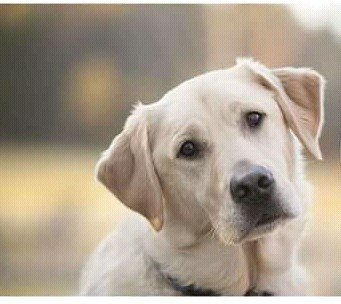
#> input picture kutta.jpg, 341 x 304 px
$ python thresholding.py
#> lines starting #> are read from the running program, lines starting #| are printed output that depends on the picture
import cv2
import numpy as np


img = cv2.imread('kutta.jpg')
#> img is the input picture: shape (304, 341, 3); mean B, G, R 143.1, 158.9, 171.5
_,kuttathresh1 = cv2.threshold(img,150,255,cv2.THRESH_BINARY)
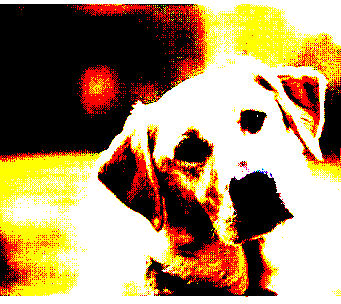
#> kuttathresh1: shape (304, 341, 3); mean B, G, R 102.2, 141.1, 168.8
_,kuttathresh2 = cv2.threshold(img,150,255,cv2.THRESH_BINARY_INV)
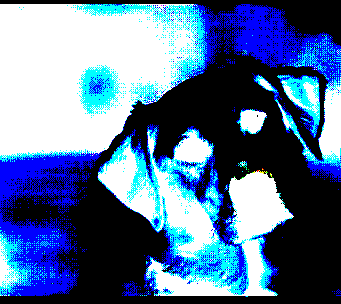
#> kuttathresh2: shape (304, 341, 3); mean B, G, R 152.8, 113.9, 86.2
_,kuttathresh3 = cv2.threshold(img,150,255,cv2.THRESH_MASK)
#> kuttathresh3: shape (304, 341, 3); every value is 0
_,kuttathresh5 = cv2.threshold(img,150,255,cv2.THRESH_TOZERO)
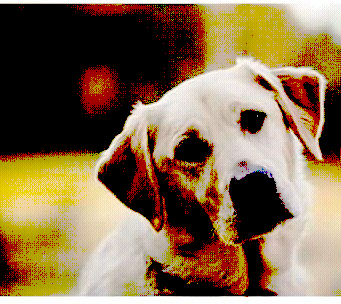
#> kuttathresh5: shape (304, 341, 3); mean B, G, R 76.9, 108.1, 132.8
_,kuttathresh6 = cv2.threshold(img,150,255,cv2.THRESH_TOZERO_INV)
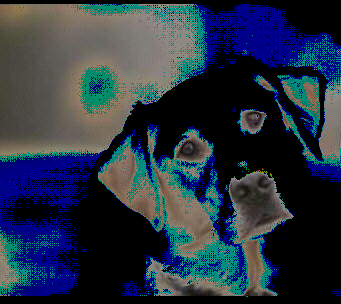
#> kuttathresh6: shape (304, 341, 3); mean B, G, R 66.2, 50.8, 38.7
_,kuttathresh8 = cv2.threshold(img,150,255,cv2.THRESH_TRUNC)
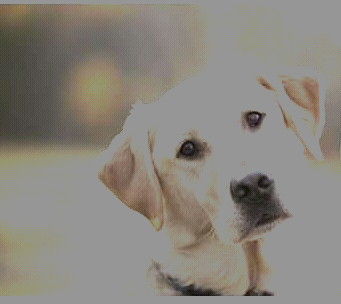
#> kuttathresh8: shape (304, 341, 3); mean B, G, R 126.3, 133.7, 138

cv2.imshow('THRESH_BINARY',kuttathresh1)
cv2.imshow('THRESH_BINARY_INV',kuttathresh2)
cv2.imshow('THRESH_MASK',kuttathresh3)
cv2.imshow('THRESH_TOZERO',kuttathresh5)
cv2.imshow('THRESH_TOZERO_INV',kuttathresh6)
cv2.imshow('THRESH_TRUNC',kuttathresh8)


cv2.waitKey(0)
cv2.destroyAllWindows()

$ run again, with appletemplate.jpg copied over kutta.jpg
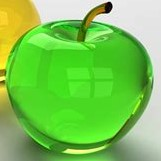
#> input picture appletemplate.jpg, 161 x 161 px
#> img is the input picture: shape (161, 161, 3); mean B, G, R 82, 199.2, 121.2
#> kuttathresh3: shape (161, 161, 3); every value is 0
#> `_,kuttathresh6 = cv2.threshold(img,150,255,cv2.THRESH_TOZERO_INV)`:
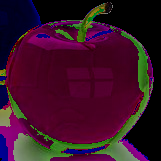
#> kuttathresh6: shape (161, 161, 3); mean B, G, R 38.9, 18.1, 58.2
#> `_,kuttathresh8 = cv2.threshold(img,150,255,cv2.THRESH_TRUNC)`:
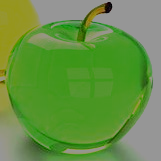
#> kuttathresh8: shape (161, 161, 3); mean B, G, R 68.7, 146.7, 102

$ run again, with building.jpg copied over kutta.jpg
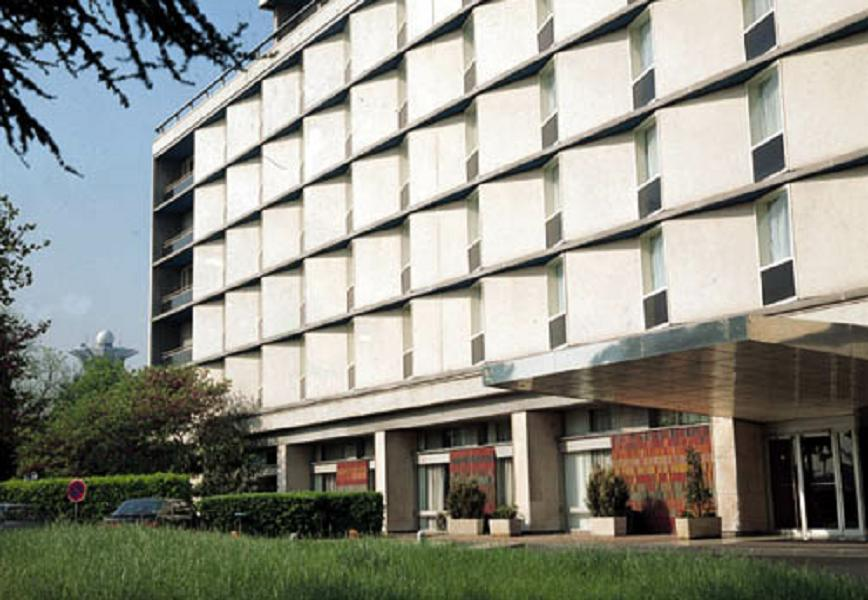
#> input picture building.jpg, 868 x 600 px
#> img is the input picture: shape (600, 868, 3); mean B, G, R 133.7, 143.6, 142.9
#> kuttathresh3: shape (600, 868, 3); every value is 0
#> `_,kuttathresh6 = cv2.threshold(img,150,255,cv2.THRESH_TOZERO_INV)`:
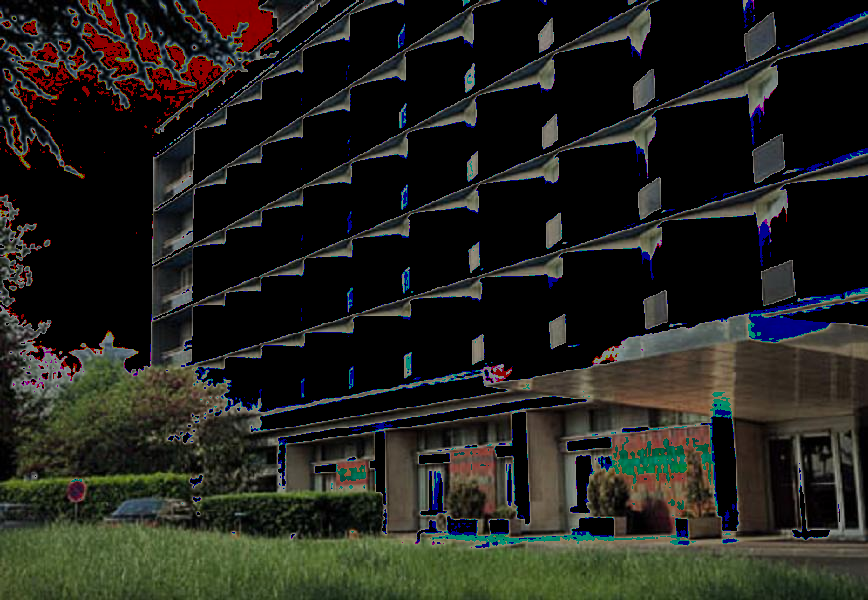
#> kuttathresh6: shape (600, 868, 3); mean B, G, R 29.1, 34.7, 34.6
#> `_,kuttathresh8 = cv2.threshold(img,150,255,cv2.THRESH_TRUNC)`:
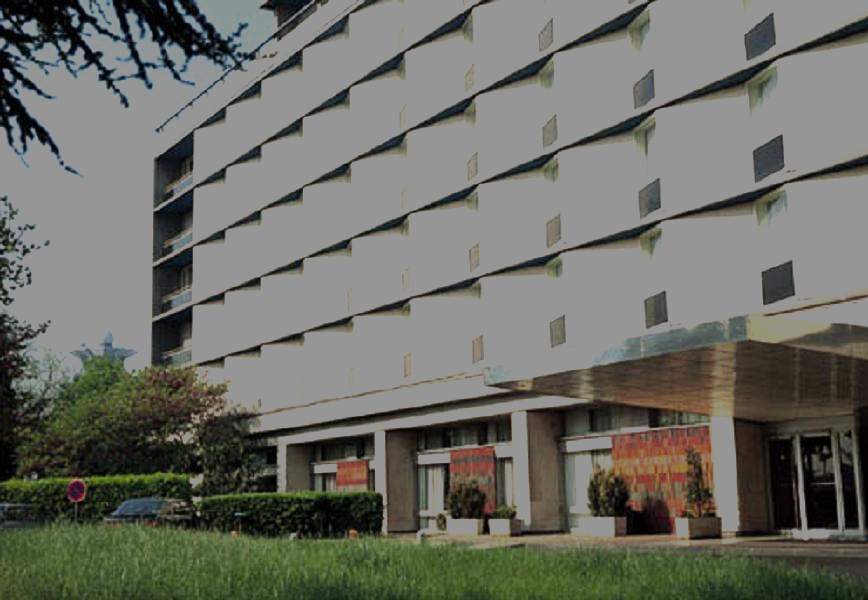
#> kuttathresh8: shape (600, 868, 3); mean B, G, R 102, 109.8, 109
